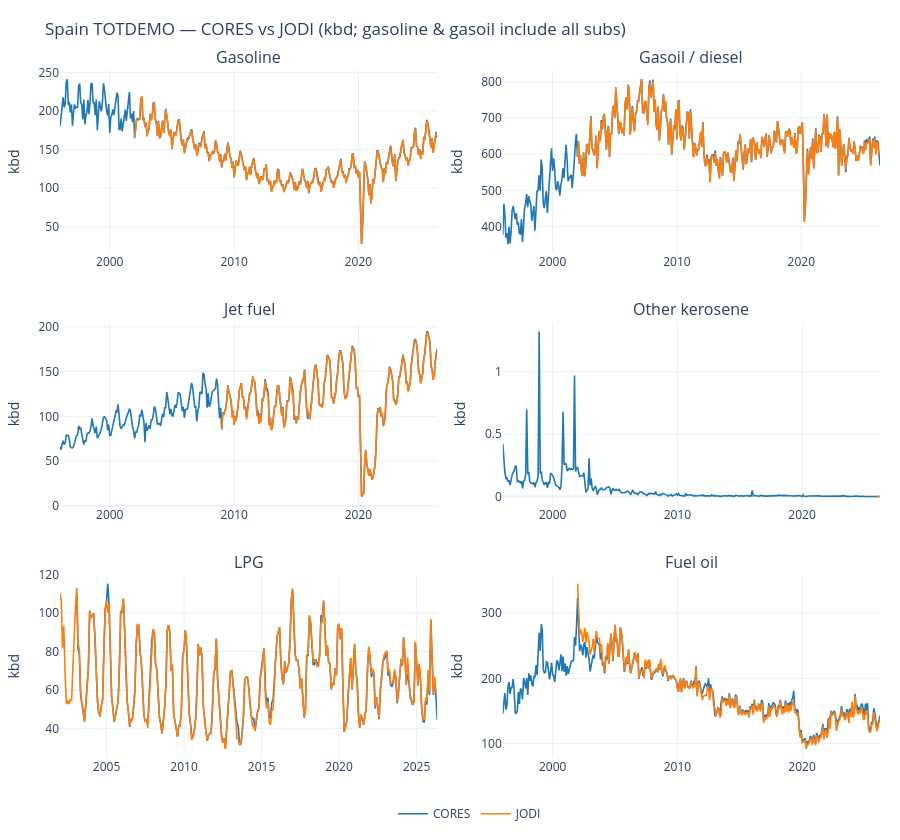

Notebook code for this chart:
### Markdown cell above
## 7. CORES vs JODI (ES, TOTDEMO, kbd)

### Code cell
JODI_PARQUET = PROJECT_ROOT / "data" / "processed" / "jodi" / "jodi_secondary.parquet"

if not JODI_PARQUET.exists():
    print(f"[skip] JODI parquet not found: {JODI_PARQUET}")
    print("       Run: python scripts/update_jodi.py")
else:
    jodi = pd.read_parquet(JODI_PARQUET)
    jodi["date"] = pd.to_datetime(jodi["date"])
    jodi_lookup = {spec.jodi_energy_product: spec.panel for spec in JODI_COMPARE_SERIES.values()}
    jodi_codes = set(jodi_lookup)

    cores_panels = []
    for key in JODI_COMPARE_SERIES:
        sl = cores_series_for_jodi(demand, key, value_col="value_kbd")
        if sl.empty:
            continue
        spec = JODI_COMPARE_SERIES[key]
        cores_panels.append(sl.assign(panel=spec.panel))
    cores_panel = pd.concat(cores_panels, ignore_index=True) if cores_panels else pd.DataFrame()

    jodi_es = jodi[
        (jodi["ref_area"] == "ES")
        & (jodi["flow_breakdown"] == "TOTDEMO")
        & (jodi["unit_measure"] == "KBD")
        & (jodi["energy_product"].isin(jodi_codes))
    ].copy()
    jodi_es["panel"] = jodi_es["energy_product"].map(jodi_lookup)
    jodi_es["value_kbd"] = jodi_es["obs_value"]

    panels = [p for p in JODI_COMPARE_PANEL_ORDER if p in set(cores_panel.get("panel", []))]
    if not panels:
        print("[skip] No overlapping JODI panels.")
    else:
        fig = cross_source_comparison_chart(
            df_a=cores_panel,
            df_b=jodi_es,
            products=panels,
            product_col_a="panel",
            product_col_b="panel",
            value_col_a="value_kbd",
            value_col_b="value_kbd",
            label_a="CORES",
            label_b="JODI",
            title="Spain TOTDEMO — CORES vs JODI (kbd; gasoline & gasoil include all subs)",
            units_label="kbd",
        )
        fig.show()

### Figure 1 — Plotly figure (JSON) as saved in the notebook; plotly's stock layout.template omitted (floating-point values rounded to 4 significant figures; data arrays with more than 128 entries replaced by an {"elided": "..."} marker saying what was removed)
{"data": [{"hovertemplate": "<b>Gasoline — CORES</b><br>%{x|%Y-%m}: %{y:,.1f} kbd<extra></extra>", "legendgroup": "CORES", "line": {"color": "#1f77b4", "width": 1.6}, "mode": "lines", "name": "CORES", "showlegend": true, "type": "scatter", "x": {"elided": "365 str values"}, "xaxis": "x", "y": {"elided": "365 float values"}, "yaxis": "y"}, {"hovertemplate": "<b>Gasoline — JODI</b><br>%{x|%Y-%m}: %{y:,.1f} kbd<extra></extra>", "legendgroup": "JODI", "line": {"color": "#ff7f0e", "width": 1.6}, "mode": "lines", "name": "JODI", "showlegend": true, "type": "scatter", "x": {"elided": "292 str values"}, "xaxis": "x", "y": {"elided": "292 float values"}, "yaxis": "y"}, {"hovertemplate": "<b>Gasoil / diesel — CORES</b><br>%{x|%Y-%m}: %{y:,.1f} kbd<extra></extra>", "legendgroup": "CORES", "line": {"color": "#1f77b4", "width": 1.6}, "mode": "lines", "name": "CORES", "showlegend": false, "type": "scatter", "x": {"elided": "365 str values"}, "xaxis": "x2", "y": {"elided": "365 float values"}, "yaxis": "y2"}, {"hovertemplate": "<b>Gasoil / diesel — JODI</b><br>%{x|%Y-%m}: %{y:,.1f} kbd<extra></extra>", "legendgroup": "JODI", "line": {"color": "#ff7f0e", "width": 1.6}, "mode": "lines", "name": "JODI", "showlegend": false, "type": "scatter", "x": {"elided": "292 str values"}, "xaxis": "x2", "y": {"elided": "292 float values"}, "yaxis": "y2"}, {"hovertemplate": "<b>Jet fuel — CORES</b><br>%{x|%Y-%m}: %{y:,.1f} kbd<extra></extra>", "legendgroup": "CORES", "line": {"color": "#1f77b4", "width": 1.6}, "mode": "lines", "name": "CORES", "showlegend": false, "type": "scatter", "x": {"elided": "365 str values"}, "xaxis": "x3", "y": {"elided": "365 float values"}, "yaxis": "y3"}, {"hovertemplate": "<b>Jet fuel — JODI</b><br>%{x|%Y-%m}: %{y:,.1f} kbd<extra></extra>", "legendgroup": "JODI", "line": {"color": "#ff7f0e", "width": 1.6}, "mode": "lines", "name": "JODI", "showlegend": false, "type": "scatter", "x": {"elided": "292 str values"}, "xaxis": "x3", "y": {"elided": "292 float values"}, "yaxis": "y3"}, {"hovertemplate": "<b>Other kerosene — CORES</b><br>%{x|%Y-%m}: %{y:,.1f} kbd<extra></extra>", "legendgroup": "CORES", "line": {"color": "#1f77b4", "width": 1.6}, "mode": "lines", "name": "CORES", "showlegend": false, "type": "scatter", "x": {"elided": "364 str values"}, "xaxis": "x4", "y": {"elided": "364 float values"}, "yaxis": "y4"}, {"hovertemplate": "<b>Other kerosene — JODI</b><br>%{x|%Y-%m}: %{y:,.1f} kbd<extra></extra>", "legendgroup": "JODI", "line": {"color": "#ff7f0e", "width": 1.6}, "mode": "lines", "name": "JODI", "showlegend": false, "type": "scatter", "x": ["2026-01-01T00:00:00", "2026-02-01T00:00:00", "2026-03-01T00:00:00", "2026-04-01T00:00:00"], "xaxis": "x4", "y": [0.0, 0.0, 0.0, 0.0], "yaxis": "y4"}, {"hovertemplate": "<b>LPG — CORES</b><br>%{x|%Y-%m}: %{y:,.1f} kbd<extra></extra>", "legendgroup": "CORES", "line": {"color": "#1f77b4", "width": 1.6}, "mode": "lines", "name": "CORES", "showlegend": false, "type": "scatter", "x": {"elided": "281 str values"}, "xaxis": "x5", "y": {"elided": "281 float values"}, "yaxis": "y5"}, {"hovertemplate": "<b>LPG — JODI</b><br>%{x|%Y-%m}: %{y:,.1f} kbd<extra></extra>", "legendgroup": "JODI", "line": {"color": "#ff7f0e", "width": 1.6}, "mode": "lines", "name": "JODI", "showlegend": false, "type": "scatter", "x": {"elided": "292 str values"}, "xaxis": "x5", "y": {"elided": "292 float values"}, "yaxis": "y5"}, {"hovertemplate": "<b>Fuel oil — CORES</b><br>%{x|%Y-%m}: %{y:,.1f} kbd<extra></extra>", "legendgroup": "CORES", "line": {"color": "#1f77b4", "width": 1.6}, "mode": "lines", "name": "CORES", "showlegend": false, "type": "scatter", "x": {"elided": "364 str values"}, "xaxis": "x6", "y": {"elided": "364 float values"}, "yaxis": "y6"}, {"hovertemplate": "<b>Fuel oil — JODI</b><br>%{x|%Y-%m}: %{y:,.1f} kbd<extra></extra>", "legendgroup": "JODI", "line": {"color": "#ff7f0e", "width": 1.6}, "mode": "lines", "name": "JODI", "showlegend": false, "type": "scatter", "x": {"elided": "292 str values"}, "xaxis": "x6", "y": {"elided": "292 float values"}, "yaxis": "y6"}], "layout": {"annotations": [{"font": {"size": 16}, "showarrow": false, "text": "Gasoline", "x": 0.23, "xanchor": "center", "xref": "paper", "y": 1, "yanchor": "bottom", "yref": "paper"}, {"font": {"size": 16}, "showarrow": false, "text": "Gasoil / diesel", "x": 0.77, "xanchor": "center", "xref": "paper", "y": 1, "yanchor": "bottom", "yref": "paper"}, {"font": {"size": 16}, "showarrow": false, "text": "Jet fuel", "x": 0.23, "xanchor": "center", "xref": "paper", "y": 0.6333, "yanchor": "bottom", "yref": "paper"}, {"font": {"size": 16}, "showarrow": false, "text": "Other kerosene", "x": 0.77, "xanchor": "center", "xref": "paper", "y": 0.6333, "yanchor": "bottom", "yref": "paper"}, {"font": {"size": 16}, "showarrow": false, "text": "LPG", "x": 0.23, "xanchor": "center", "xref": "paper", "y": 0.2667, "yanchor": "bottom", "yref": "paper"}, {"font": {"size": 16}, "showarrow": false, "text": "Fuel oil", "x": 0.77, "xanchor": "center", "xref": "paper", "y": 0.2667, "yanchor": "bottom", "yref": "paper"}], "height": 840, "hovermode": "x unified", "legend": {"orientation": "h", "x": 0.5, "xanchor": "center", "y": -0.06, "yanchor": "top"}, "margin": {"b": 60, "l": 60, "r": 20, "t": 70}, "title": {"text": "Spain TOTDEMO — CORES vs JODI (kbd; gasoline & gasoil include all subs)"}, "xaxis": {"anchor": "y", "domain": [0, 0.46]}, "xaxis2": {"anchor": "y2", "domain": [0.54, 1]}, "xaxis3": {"anchor": "y3", "domain": [0, 0.46]}, "xaxis4": {"anchor": "y4", "domain": [0.54, 1]}, "xaxis5": {"anchor": "y5", "domain": [0, 0.46]}, "xaxis6": {"anchor": "y6", "domain": [0.54, 1]}, "yaxis": {"anchor": "x", "domain": [0.7333, 1], "title": {"text": "kbd"}}, "yaxis2": {"anchor": "x2", "domain": [0.7333, 1], "title": {"text": "kbd"}}, "yaxis3": {"anchor": "x3", "domain": [0.3667, 0.6333], "title": {"text": "kbd"}}, "yaxis4": {"anchor": "x4", "domain": [0.3667, 0.6333], "title": {"text": "kbd"}}, "yaxis5": {"anchor": "x5", "domain": [0, 0.2667], "title": {"text": "kbd"}}, "yaxis6": {"anchor": "x6", "domain": [0, 0.2667], "title": {"text": "kbd"}}}}
